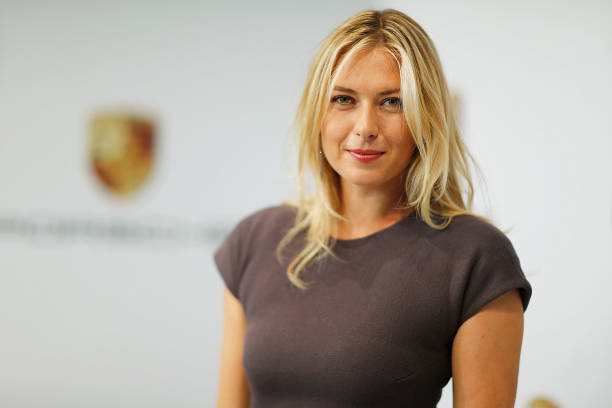
#> input picture model/test_images/sh.jpg, 612 x 408 px, found by its file name
$ jupyter execute --allow-errors classifier.ipynb
#> lines starting #> are read from the running program, lines starting #| are printed output that depends on the picture; after the words box and inside, x2 and y2 are one past the last pixel; in counts of white or black regions, pixels touching at a corner belong together
[cell 1]
#importing required libraries
import numpy as np
import cv2
import matplotlib.pyplot as plt
import pywt
import os
import shutil

[cell 2]
img=cv2.imread( r"D:\Classification_project\model\test_images\sh.jpg")
#> img is the input picture: shape (408, 612, 3); mean B, G, R 161.2, 172.1, 181.4
img.shape
#> Out = (408, 612, 3)

The image is 3 dimensional with 399 as x and 612 as y coordinate and 3 as the rgb channels

[cell 3]
plt.imshow(img)

+ Images are commonly represented as arrays in computer vision and image processing. In particular, images are typically represented as multidimensional arrays, where each dimension corresponds to a specific aspect of the image data.
+ Grayscale images are single-channel images where each pixel value represents the intensity (brightness) at that point.
The image is represented as a 2D array (matrix), where each element corresponds to the intensity value of the pixel at that position.
+ Color images are typically represented as 3D arrays, where each pixel contains multiple values representing the intensity of red, green, and blue (RGB) or blue, green, and red (BGR) channels.
Each channel (R, G, B or B, G, R) is stored in a separate 2D array (matrix). Combining these arrays forms a 3D array where the dimensions are height, width, and channels.

[cell 4]
img

[cell 5]
gray=cv2.cvtColor(img,cv2.COLOR_BGR2GRAY) #cv2.cvtColor() is a function in OpenCV that converts an image from one color space to another.
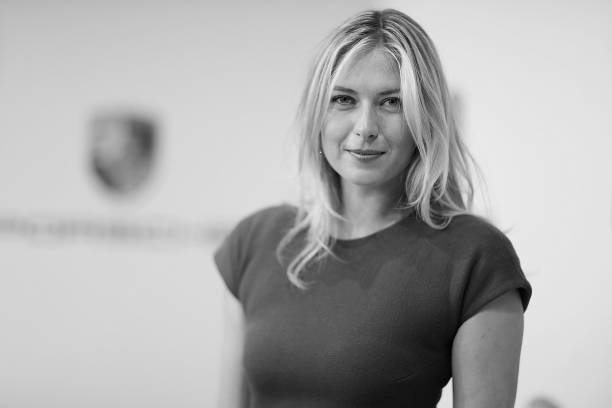
#> gray: shape (408, 612); min 0, max 243, mean 173.6
print(gray.shape)                         #cv2.COLOR_BGR2GRAY: This is a flag that specifies the conversion from BGR color space to grayscale.
#| (408, 612)
plt.imshow(gray,cmap='gray')
'''
cmap='gray':
This parameter specifies the colormap to be used for displaying the image.
In this case, 'gray' indicates that the image should be displayed in grayscale,
where pixel intensities are mapped directly to shades of gray ranging from black to white.
'''

[cell 6]
gray

## Haar cascade

+ Haar Cascade is a machine learning-based approach used for object detection in images or videos. It was proposed by Paul Viola and Michael Jones in their paper titled "Rapid Object Detection using a Boosted Cascade of Simple Features" in 2001. Haar Cascades are particularly effective for detecting objects that have well-defined features, such as faces, eyes, cars, and so on.
+ Haar features are simple rectangular patterns that can be used to describe objects. These features are like templates that are applied over the entire image at different scales and locations.(line and edge features)


[cell 7]
face_cascade=cv2.CascadeClassifier('D:/Classification_project/model/opencv/haarcascades/haarcascade_frontalface_default.xml')
eye_cascade=cv2.CascadeClassifier('D:/Classification_project/model/opencv/haarcascades/haarcascade_eye.xml')

faces=face_cascade.detectMultiScale(gray,scaleFactor=1.1, minNeighbors=5)
#> faces = [[303, 53, 128, 128]]
faces
#> Out = [[303, 53, 128, 128]]

[cell 8]
(x,y,w,h)=faces[0]
#> x = 303; y = 53; w = 128; h = 128
x,y,w,h
#> Out = (303, 53, 128, 128)

[cell 9]
face_img=cv2.rectangle(img,(x,y),(x+h,y+w),(255,0,0),2)
plt.imshow(face_img)

[cell 10]
cv2.destroyAllWindows()
for (x, y, w, h) in faces:
    # Draw rectangle around the face
    cv2.rectangle(img, (x, y), (x+w, y+h), (255, 0, 0), 2)

    # Get the region of interest
    roi_gray = gray[y:y+h, x:x+w]
    roi_color = img[y:y+h, x:x+w]

    eyes = eye_cascade.detectMultiScale(roi_gray)

    # Iterate over detected eyes and draw rectangles
    for (ex, ey, ew, eh) in eyes:
        cv2.rectangle(roi_color, (ex, ey), (ex+ew, ey+eh), (0, 255, 0), 2)
#> this loop made 1 pass
#> (x, y, w, h, eyes) on pass 1: (303, 53, 128, 128, [[22, 29, 36, 36], [70, 36, 28, 28]])
#> pass 1, `roi_gray = gray[y:y+h, x:x+w]`:
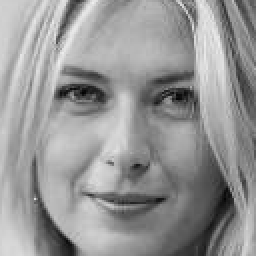
#> roi_gray: shape (128, 128) (shown 2 times larger); min 2, max 238, mean 149.6
#> pass 1, `roi_color = img[y:y+h, x:x+w]`:
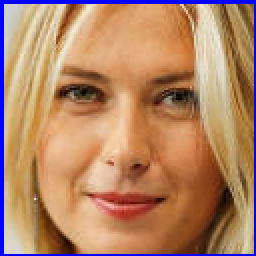
#> roi_color: shape (128, 128, 3) (shown 2 times larger); mean B, G, R 102.6, 133.3, 179.2
#> after the loop:
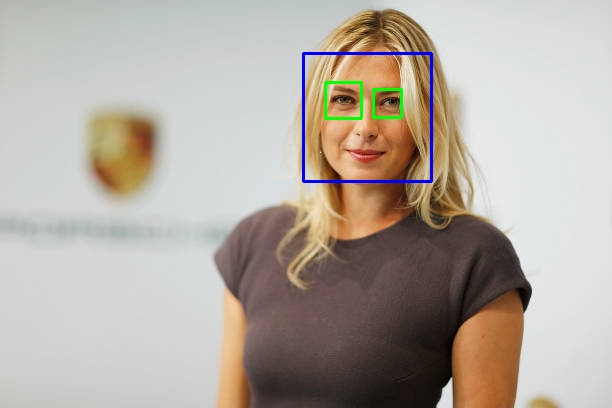
#> img: shape (408, 612, 3); mean B, G, R 161.8, 171.5, 179.7
#> after the loop:
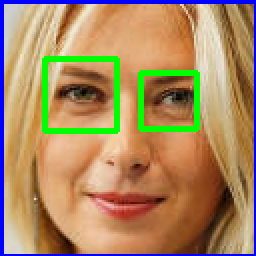
#> roi_color: shape (128, 128, 3) (shown 2 times larger); 4.64% of pixels changed, all inside (x1, y1, x2, y2) = (21, 28, 100, 67)

plt.figure()
plt.imshow(face_img,cmap="gray")
plt.show()

[cell 11]
plt.imshow(roi_color,cmap="gray")

[cell 12]
def get_cropped_image_if_two_eyes(img_path):
    img=cv2.imread(img_path)
    if img is None:
        print("Failed to load an image")
        return None
    gray=cv2.cvtColor(img,cv2.COLOR_BGR2GRAY)
    faces=face_cascade.detectMultiScale(gray,1.3,5)
#> faces = [[303, 54, 128, 128]]
    for (x,y,w,h) in faces:
        roi_gray = gray[y:y+h, x:x+w]
        roi_color = img[y:y+h, x:x+w]
        eyes=eye_cascade.detectMultiScale(roi_gray)
        if len(eyes)>=2:
            return roi_color
#> this loop made 1 pass
#> (x, y, w, h, eyes) on pass 1: (303, 54, 128, 128, [[23, 29, 35, 35], [71, 35, 27, 27]])
#> pass 1, in get_cropped_image_if_two_eyes, `roi_gray = gray[y:y+h, x:x+w]`:
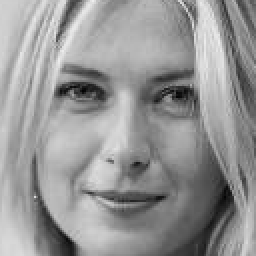
#> roi_gray: shape (128, 128) (shown 2 times larger); min 2, max 238, mean 149.4
#> pass 1, in get_cropped_image_if_two_eyes, `roi_color = img[y:y+h, x:x+w]`:
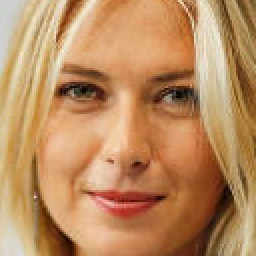
#> roi_color: shape (128, 128, 3) (shown 2 times larger); mean B, G, R 95.9, 140.2, 187.7

[cell 13]
original_image=cv2.imread( r"D:\Classification_project\model\test_images\sh.jpg")
plt.imshow(original_image)

[cell 14]
cropped_image=get_cropped_image_if_two_eyes(r"D:\Classification_project\model\test_images\sh.jpg")
plt.imshow(cropped_image)

[cell 15]
#setting the path of the dataset folder and the cleaned dataset folder
path_to_dataset=r"D:\Classification_project\model\image_folder"
path_to_cleaned_dataset=r"D:\Classification_project\model\image_folder\Cleaned_data"

[cell 16]
#creating a list of all the separate folders containing the data
img_dirs=[]
for dir in os.scandir(path_to_dataset):
    if dir.is_dir():
        img_dirs.append(dir.path)
img_dirs

[cell 17]
img_dirs

[cell 18]
#creating the new folder for cleaned dataset
if os.path.exists(path_to_cleaned_dataset):
    shutil.rmtree(path_to_cleaned_dataset)
os.mkdir(path_to_cleaned_dataset)

[cell 19]
#cropping the images and storing in the cleaned dataset
cleaned_img_dirs=[]
celeb_file_names={}
for img_dir in img_dirs:
    count=1
    celeb_name=img_dir.split("\\")[-1]
    celeb_file_names[celeb_name]=[]

    for entry in os.scandir(img_dir):
        roi_color=get_cropped_image_if_two_eyes(entry.path)
        if roi_color is not None:
            cleaned_folder=path_to_cleaned_dataset + "\\"+celeb_name
            if not os.path.exists(cleaned_folder):
                os.mkdir(cleaned_folder)
                cleaned_img_dirs.append(cleaned_folder)
                print("Generating cropped images in folder: ",cleaned_folder)

            cleaned_file_name=celeb_name + str(count) + ".jpg"
            cleaned_file_path=cleaned_folder + '\\'  + cleaned_file_name
            cv2.imwrite(cleaned_file_path,roi_color)
            celeb_file_names[celeb_name].append(cleaned_file_path)
            count+=1

[cell 20]
def w2d(img,mode="haar",level=1):
#> called with mode = 'db1', level = 5
    imArray=img
    #datatype conversion
    #convert to grayscale
    imArray=cv2.cvtColor(imArray,cv2.COLOR_BGR2GRAY)
    #convert to float
    imArray=np.float32(imArray)
    imArray/=255
    #computer coefficients
    coeffs=pywt.wavedec2(imArray,mode,level=level)
#> coeffs = 6 items

    #process coefficients
    coeffs_H=list(coeffs)
#> coeffs_H = 6 items
    coeffs_H[0]*=0
    #reconstruction
    imArray_H=pywt.waverec2(coeffs_H,mode)
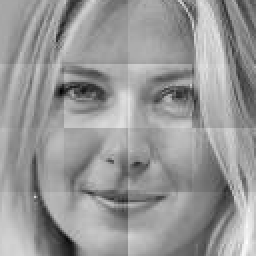
#> imArray_H: shape (128, 128) float32 (shown 2 times larger); min -0.62, max 0.423, mean -5.82e-10; drawn with min black and max white
    imArray_H*=255
    imArray_H=np.uint8(imArray_H)
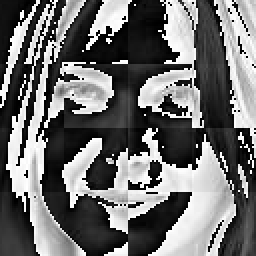
#> imArray_H: shape (128, 128) (shown 2 times larger); min 0, max 255, mean 110.5

    return imArray_H

'''
The wavelet transform decomposes a signal or image into components at various scales or resolutions.
This allows for analysis at different levels of detail. For example,
in an image, it can decompose into various frequency bands and scales,
providing insight into both fine details and broader structures.

In machine learning and pattern recognition, wavelets can be used to extract features from signals or images.
This can be useful for tasks such as texture classification or object detection.
'''

Imagine you have a picture of a very big, colorful cake with lots of different layers. If you want to look at each layer separately, you’d need to cut the cake into pieces, right? Each piece shows a part of the cake, and when you put all the pieces back together, you get the whole cake.

Now, think of a picture or a song like that cake. A wavelet transform is like cutting the cake into pieces, but instead of just looking at one layer at a time, it helps us look at the picture or song in different sizes of pieces.

Here’s how it works in simple steps:

Big Picture and Tiny Details:

The wavelet transform helps us look at both the big, smooth parts of the picture or song (like the large, simple layers of the cake) and the tiny, detailed parts (like the small, fancy decorations on the cake).
Cutting the Cake:

It’s like using different-sized cookie cutters to cut the cake. One cutter might be big and show just the big shapes, while another cutter might be small and show the tiny decorations. In the same way, the wavelet transform looks at the picture or song in different levels of detail.
Putting It All Together:

After looking at all the different pieces, you can put them together to understand the whole picture or song better. You can also decide if you want to keep or change some parts, like removing crumbs or smoothing out rough edges.
So, the wavelet transform is a special way to look at a picture or song by breaking it down into different pieces and sizes, making it easier to understand and work with. It’s like taking apart and then putting together the cake to see all the details and enjoy the whole thing even more!

Image as a Mix of Patterns:

Think of an image as a mix of different patterns and textures. Some areas might have smooth gradients, while others have sharp edges or complex textures.
Breaking Down the Image:

The Fourier Transform takes the image and breaks it down into basic patterns called "frequencies." These frequencies represent how quickly the colors or intensities change in different parts of the image. For example:
Low Frequencies: Represent smooth, gradual changes (like big areas of a single color).
High Frequencies: Represent sharp changes or fine details (like edges and textures).
Frequency Map:

The result of the Fourier Transform is a frequency map where you can see how much of each frequency is present in the image. This map helps you understand the image in terms of its different patterns and details.
Reconstructing the Image:

If you want to recreate the image, you can use this frequency map. By combining all the frequencies back together, you get the original image. This is like using your pattern map to rebuild the quilt.

[cell 21]
im_har=w2d(cropped_image,"db1",5)
plt.imshow(im_har,cmap="gray")

[cell 22]
celeb_file_names

[cell 23]
class_dict={}
count=0
for celeb_name in celeb_file_names.keys():
    if celeb_name=="Cleaned_data":
        continue
    class_dict[celeb_name]=count
    count=count+1
class_dict
